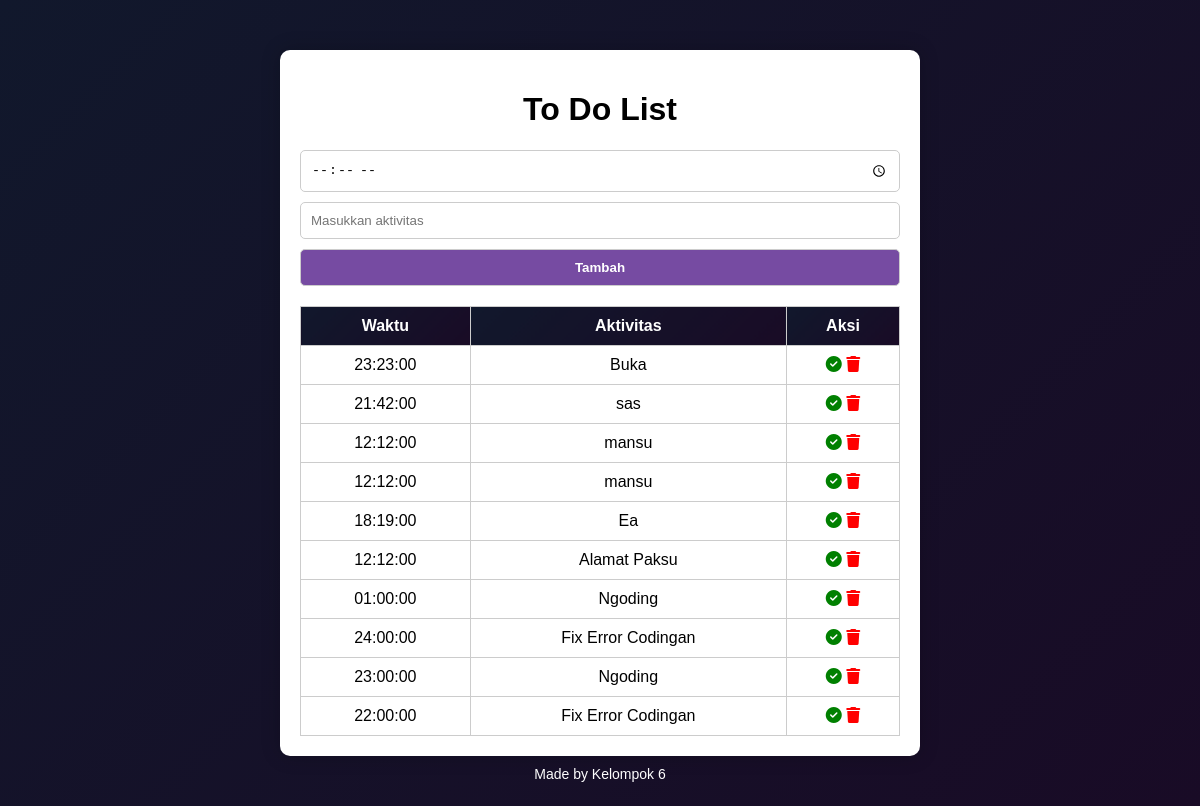
The page / on the database its author committed.
### tables this page shows
CREATE TABLE `daily_schedule` (
  `id` int(11) NOT NULL,
  `time` time NOT NULL,
  `activity` varchar(255) NOT NULL,
  `created_at` timestamp NOT NULL DEFAULT current_timestamp()
);

### index.php (the view, shortened to what this page needs)
<!DOCTYPE html>
<html lang="en">
<head>
    <link rel="stylesheet" href="https://cdnjs.cloudflare.com/ajax/libs/font-awesome/6.4.2/css/all.min.css">
    <link rel="stylesheet" href="styles.css">
</head>
<body>
    <div class="container">
        <h1>To Do List</h1>
        <form action="tambah.php" method="post">
            <div class="form-group">
                <input type="time" name="time" required>
                <input type="text" name="activity" placeholder="Masukkan aktivitas" required>
                <button type="submit">Tambah</button>
            </div>
        </form>
        <table>
            <thead>
                <tr>
                    <th>Waktu</th>
                    <th>Aktivitas</th>
                    <th>Aksi</th>
                </tr>
            </thead>
            <tbody>
                <?php
                include 'koneksi.php';
                $result = mysqli_query($koneksi, "SELECT * FROM daily_schedule ORDER BY id DESC");
                while ($data = mysqli_fetch_array($result)) {
                    echo "<tr>";
                    echo "<td id='time_" . $data['id'] . "'>" . $data['time'] . "</td>";
                    echo "<td id='activity_" . $data['id'] . "'>" . $data['activity'] . "</td>";
                    echo "<td class='action-links'>
                            <a href='#' onclick='toggleStrikethrough(" . $data['id'] . ")'><i class='fas fa-check-circle' style='color: green;'></i></a>
                            <a href='hapus.php?id=" . $data['id'] . "' onclick='return confirm(\"Yakin ingin menghapus?\")'><i class='fas fa-trash' style='color: red;'></i></a>
                        </td>";
                    echo "</tr>";
                }
                ?>
            </tbody>
        </table>
    </div>
<footer>
    <p>Made by Kelompok  6</p>
</footer>
</body>
</html>

### styles.css (style rules this page uses)
body { font-family: Arial, sans-serif; background: url('https://www.transparenttextures.com/patterns/stardust.png'), linear-gradient(135deg, rgb(17, 24, 44), rgb(25, 11, 38)); text-align: center; margin: 0; padding: 0; overflow: auto; position: relative; }
.container { max-width: 600px; background: rgb(255, 255, 255); padding: 20px; margin: 50px auto; box-shadow: 0 0 20px rgba(0, 0, 0, 0.2); border-radius: 10px; position: relative; z-index: 1; }
h1 { color: #000000; }
.form-group { display: flex; flex-direction: column; gap: 10px; }
input, button { padding: 10px; border: 1px solid #ccc; border-radius: 5px; }
button { display: inline-block; background: #764ba2; color: white; text-decoration: none; padding: 10px 20px; border-radius: 5px; font-weight: 600; transition: 0.3s; }
table { width: 100%; border-collapse: collapse; margin-top: 20px; }
table, th, td { border: 1px solid #ccc; }
th, td { padding: 10px; text-align: center; }
th { background: linear-gradient(135deg, rgb(17, 24, 44), rgb(25, 11, 38)); color: white; }
footer { position: fixed; bottom: 10px; left: 50%; transform: translateX(-50%); font-size: 14px; color: white; }

### rows shown on the page
daily_schedule: time "23:23:00", activity "Buka"
daily_schedule: time "21:42:00", activity "sas"
daily_schedule: time "12:12:00", activity "mansu"
daily_schedule: time "12:12:00", activity "mansu"
daily_schedule: time "18:19:00", activity "Ea"
daily_schedule: time "12:12:00", activity "Alamat Paksu"
daily_schedule: time "01:00:00", activity "Ngoding"
daily_schedule: time "24:00:00", activity "Fix Error Codingan"
daily_schedule: time "23:00:00", activity "Ngoding"
daily_schedule: time "22:00:00", activity "Fix Error Codingan"
